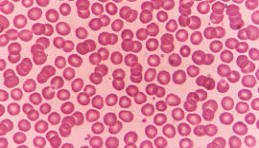
#> input picture rbc.jpg, 259 x 148 px
$ python bnm.py
#> lines starting #> are read from the running program, lines starting #| are printed output that depends on the picture; after the words box and inside, x2 and y2 are one past the last pixel; in counts of white or black regions, pixels touching at a corner belong together
import cv2
import numpy as np

# Load Image
img = cv2.imread("rbc.jpg")
#> img is the input picture: shape (148, 259, 3); mean B, G, R 155.8, 129.4, 223.9
gray = cv2.cvtColor(img, cv2.COLOR_BGR2GRAY)
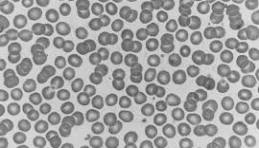
#> gray: shape (148, 259); min 75, max 238, mean 160.6

# Apply Gaussian Blur to reduce noise
blurred = cv2.GaussianBlur(gray, (9, 9), 0)
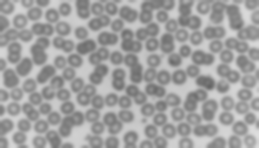
#> blurred: shape (148, 259); min 101, max 222, mean 160.7

# Canny Edge Detection
edges = cv2.Canny(blurred, 50, 150)
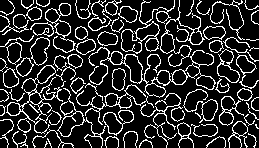
#> edges: shape (148, 259); 17.5% white in thin lines or dots

# Otsu’s Thresholding
_, thresh = cv2.threshold(gray, 0, 255, cv2.THRESH_BINARY + cv2.THRESH_OTSU)
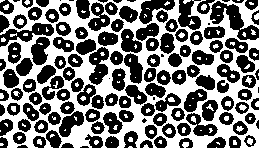
#> thresh: shape (148, 259); 46.8% white; 157 white regions (119 under 20 px)

# Find contours
contours, _ = cv2.findContours(thresh, cv2.RETR_EXTERNAL, cv2.CHAIN_APPROX_SIMPLE)
#> contours = 44 contours, 41 with area under 20; largest, box (x1, y1, x2, y2) and area: (0, 0, 259, 148) 31960, (182, 142, 189, 148) 24, (201, 4, 207, 11) 22

# Draw contours on the original image
contour_img = img.copy()
cv2.drawContours(contour_img, contours, -1, (0, 255, 0), 2)
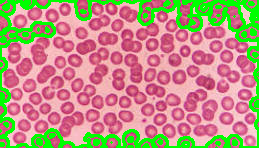
#> contour_img: shape (148, 259, 3); 16.32% of pixels changed, all inside (x1, y1, x2, y2) = (0, 0, 259, 148)

# Display Images
cv2.imshow("Original", img)
cv2.imshow("Edges", edges)
cv2.imshow("Threshold", thresh)
cv2.imshow("Contours", contour_img)

cv2.waitKey(0)
cv2.destroyAllWindows()
